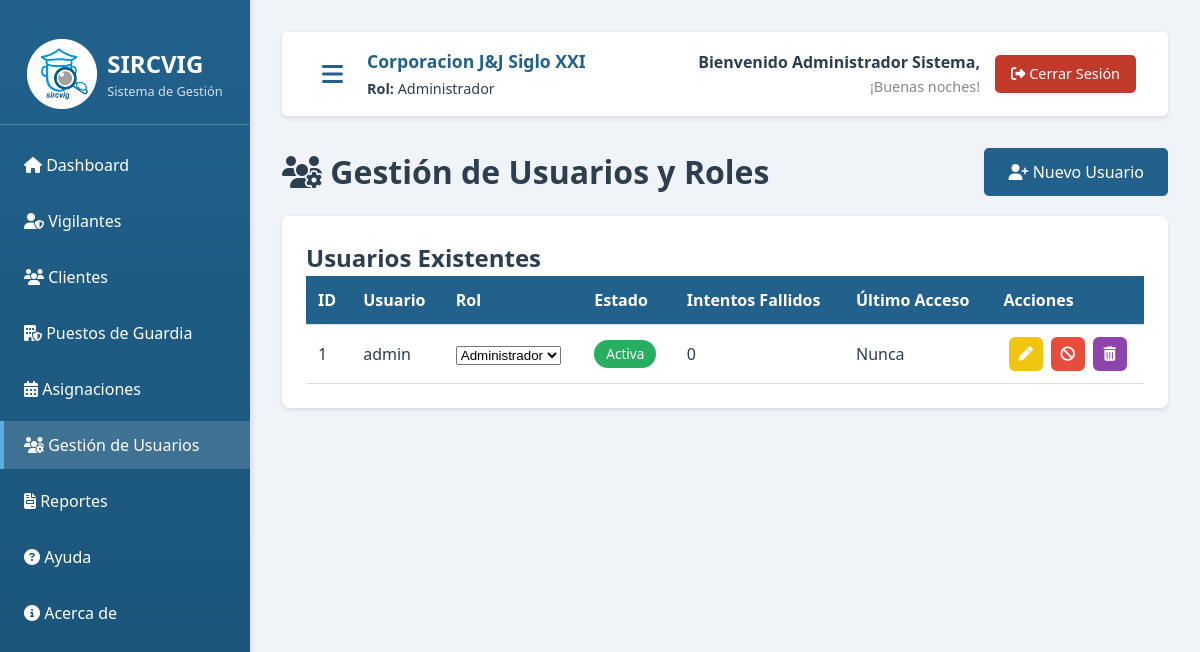
The app's page /views/gestion_roles.php (signed in), older data.
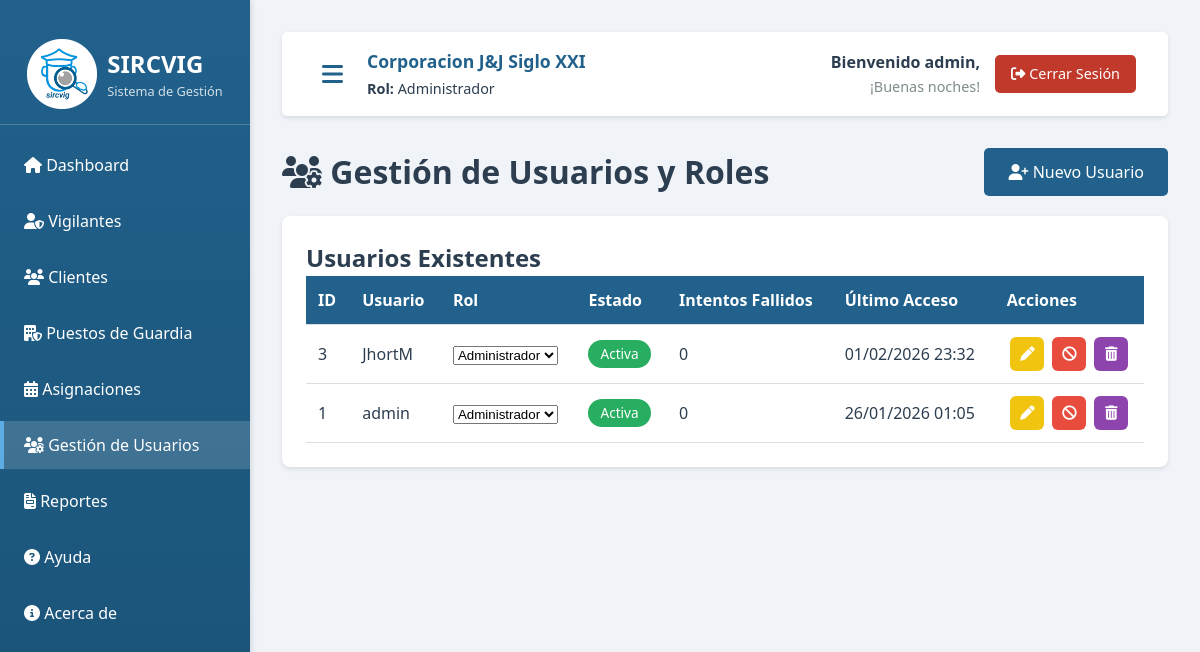
The same page, newer data.
### tables this page shows
CREATE TABLE `usuarios` (
  `id_usuario` int(11) NOT NULL AUTO_INCREMENT,
  `nombre_usuario` varchar(100) NOT NULL,
  `cedula` varchar(20) DEFAULT NULL,
  `nombres` varchar(100) DEFAULT NULL,
  `apellidos` varchar(100) DEFAULT NULL,
  `email` varchar(100) DEFAULT NULL,
  `telefono` varchar(20) DEFAULT NULL,
  `contrasena_hash` varchar(255) NOT NULL,
  `pregunta_seguridad` varchar(255) DEFAULT NULL,
  `respuesta_seguridad` varchar(255) DEFAULT NULL,
  `pregunta_seguridad_2` varchar(255) DEFAULT NULL,
  `respuesta_seguridad_2` varchar(255) DEFAULT NULL,
  `id_rol` int(11) NOT NULL,
  `intentos_fallidos` int(11) DEFAULT 0,
  `estado_cuenta` enum('Activa','Bloqueada') DEFAULT 'Activa',
  `fecha_creacion` timestamp NOT NULL DEFAULT current_timestamp(),
  `ultimo_acceso` timestamp NULL DEFAULT NULL,
  PRIMARY KEY (`id_usuario`),
  UNIQUE KEY `nombre_usuario` (`nombre_usuario`),
  UNIQUE KEY `cedula` (`cedula`),
  UNIQUE KEY `email` (`email`),
  KEY `id_rol` (`id_rol`),
  CONSTRAINT `usuarios_ibfk_1` FOREIGN KEY (`id_rol`) REFERENCES `roles` (`id_rol`)
);

CREATE TABLE `roles` (
  `id_rol` int(11) NOT NULL AUTO_INCREMENT,
  `nombre_rol` varchar(50) NOT NULL,
  `descripcion` text DEFAULT NULL,
  `fecha_creacion` timestamp NOT NULL DEFAULT current_timestamp(),
  PRIMARY KEY (`id_rol`),
  UNIQUE KEY `nombre_rol` (`nombre_rol`)
);

### config/autoload.php (called while the page is built, shortened)
<?php
spl_autoload_register(function ($class) {
    $paths = [
        MODELS_PATH . '/' . $class . '.php',
        CONTROLLERS_PATH . '/' . $class . '.php',
        BASE_PATH . '/core/' . $class . '.php'
    ];
    foreach ($paths as $path) {
        if (file_exists($path)) {
            return;
        }
    }
});

### core/Modelo.php (called while the page is built, shortened)
<?php
class Modelo {
    private function conectar() {
        try {
            $dsn = "mysql:host=" . DB_HOST . ";dbname=" . DB_NAME . ";charset=" . DB_CHARSET;
            $options = [
                PDO::ATTR_ERRMODE => PDO::ERRMODE_EXCEPTION,
                PDO::ATTR_DEFAULT_FETCH_MODE => PDO::FETCH_ASSOC,
                PDO::ATTR_EMULATE_PREPARES => false
            ];
            $this->db = new PDO($dsn, DB_USER, DB_PASS, $options);
        } catch (PDOException $e) {
            die("Error de conexión: " . $e->getMessage());
        }
    }
}

### models/Usuario.php (called while the page is built, shortened)
<?php
class Usuario extends Modelo {
    public function obtenerUsuariosConRoles() {
        $sql = "SELECT u.*, r.nombre_rol
                FROM usuarios u
                INNER JOIN roles r ON u.id_rol = r.id_rol
                ORDER BY u.fecha_creacion DESC";
        $stmt = $this->db->prepare($sql);
        $stmt->execute();
        return $stmt->fetchAll();
    }
}

### models/Rol.php (called while the page is built, shortened)
<?php
class Rol extends Modelo {
    public function obtenerTodos($condiciones = '', $params = []) {
        if (empty($condiciones)) {
            $sql = "SELECT * FROM roles ORDER BY id_rol";
            $stmt = $this->db->prepare($sql);
            $stmt->execute();
            return $stmt->fetchAll();
        }
        $resultado = parent::obtenerTodos($condiciones, $params);
        usort($resultado, function($a, $b) {
            return $a['id_rol'] - $b['id_rol'];
        });
        return $resultado;
    }
}

### views/gestion_roles.php (the view, shortened to what the rows shown need)
<?php
require_once __DIR__ . '/../config/autoload.php';
$modeloUsuario = new Usuario();
$modeloRol = new Rol();
$usuarios = $modeloUsuario->obtenerUsuariosConRoles();
$roles = $modeloRol->obtenerTodos();
require_once __DIR__ . '/includes/header.php';
?>
<div style="display: flex; justify-content: space-between; align-items: center; margin-bottom: 20px;">
    <h1 style="margin-bottom: 0;"><i class="fas fa-users-cog"></i> Gestión de Usuarios y Roles</h1>
</div>
<div class="table-container">
    <h2>Usuarios Existentes</h2>
    <table>
        <thead>
            <tr>
                <th>ID</th>
                <th>Usuario</th>
                <th>Rol</th>
                <th>Estado</th>
                <th>Intentos Fallidos</th>
                <th>Último Acceso</th>
                <th>Acciones</th>
            </tr>
        </thead>
        <tbody>
            <?php if (empty($usuarios)): ?>
                <tr>
                    <td colspan="7" class="text-center">No hay usuarios registrados</td>
                </tr>
            <?php else: ?>
                <?php foreach ($usuarios as $usuario): ?>
                    <tr>
                        <td><?php echo $usuario['id_usuario']; ?></td>
                        <td><?php echo htmlspecialchars($usuario['nombre_usuario']); ?></td>
                        <td>
                            <form action="<?php echo BASE_URL; ?>/views/acciones.php?modulo=usuario&accion=modificar_rol" method="POST" style="display: inline;">
                                <select name="id_rol" onchange="this.form.submit()">
                                    <?php foreach ($roles as $rol): ?>
                                        <option value="<?php echo $rol['id_rol']; ?>"
                                                <?php echo ($rol['id_rol'] == $usuario['id_rol']) ? 'selected' : ''; ?>>
                                            <?php echo htmlspecialchars($rol['nombre_rol']); ?>
                                        </option>
                                    <?php endforeach; ?>
                                </select>
                            </form>
                        </td>
                        <td>
                            <span class="badge <?php echo ($usuario['estado_cuenta'] == 'Activa') ? 'badge-success' : 'badge-danger'; ?>">
                                <?php echo $usuario['estado_cuenta']; ?>
                            </span>
                        </td>
                        <td><?php echo $usuario['intentos_fallidos']; ?></td>
                        <td><?php echo $usuario['ultimo_acceso'] ? date('d/m/Y H:i', strtotime($usuario['ultimo_acceso'])) : 'Nunca'; ?></td>
                        <td>
                            <div class="action-buttons">
                                <a href="<?php echo BASE_URL; ?>/views/editar_usuario.php?id=<?php echo $usuario['id_usuario']; ?>"
                                   class="btn-icon btn-edit" title="Editar Usuario">
                                    <i class="fas fa-pen"></i>
                                </a>
                                <?php if ($usuario['estado_cuenta'] == 'Activa'): ?>
                                    <form action="<?php echo BASE_URL; ?>/views/acciones.php?modulo=usuario&accion=cambiar_estado" method="POST" style="display: inline;">
                                        <button type="submit" class="btn-icon btn-delete" title="Bloquear Usuario">
                                            <i class="fas fa-ban"></i>
                                        </button>
                                    </form>
                                <?php endif; ?>
                                <form action="<?php echo BASE_URL; ?>/views/acciones.php?modulo=usuario&accion=eliminar" method="POST" style="display: inline;" onsubmit="return confirm('¿Está seguro de que desea eliminar este usuario de forma permanente? Esta acción no se puede deshacer.');">
                                    <button type="submit" class="btn-icon btn-remove" title="Eliminar Usuario">
                                        <i class="fas fa-trash-alt"></i>
                                    </button>
                                </form>
                            </div>
                        </td>
                    </tr>
                <?php endforeach; ?>
            <?php endif; ?>
        </tbody>
    </table>
</div>
<?php require_once __DIR__ . '/includes/footer.php'; ?>

Row changes from the older to the newer data that the page shows:
added usuarios: id_usuario "3", nombre_usuario "JhortM", id_rol "Administrador", estado_cuenta "Activa", intentos_fallidos "0", ultimo_acceso "01/02/2026 23:32"
changed usuarios "admin": ultimo_acceso (not shown) → "26/01/2026 01:05"; no longer shows "Nunca"
Text that changed along with them:
$nombre_mostrar: "Administrador Sistema" → "admin"
